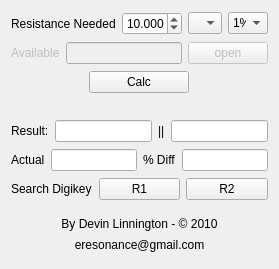
<?xml version="1.0" encoding="UTF-8"?>
<ui version="4.0">
 <class>ParResCalc</class>
 <widget class="QMainWindow" name="ParResCalc">
  <property name="geometry">
   <rect>
    <x>0</x>
    <y>0</y>
    <width>279</width>
    <height>269</height>
   </rect>
  </property>
  <property name="windowTitle">
   <string>ParResCalc</string>
  </property>
  <widget class="QWidget" name="centralWidget">
   <layout class="QVBoxLayout" name="verticalLayout">
    <item>
     <layout class="QHBoxLayout" name="horizontalLayout">
      <item>
       <widget class="QLabel" name="label">
        <property name="text">
         <string>Resistance Needed</string>
        </property>
       </widget>
      </item>
      <item>
       <widget class="QDoubleSpinBox" name="spnResNeeded">
        <property name="sizePolicy">
         <sizepolicy hsizetype="Fixed" vsizetype="Fixed">
          <horstretch>0</horstretch>
          <verstretch>0</verstretch>
         </sizepolicy>
        </property>
        <property name="minimumSize">
         <size>
          <width>60</width>
          <height>0</height>
         </size>
        </property>
        <property name="decimals">
         <number>3</number>
        </property>
        <property name="minimum">
         <double>1.000000000000000</double>
        </property>
        <property name="maximum">
         <double>999.990000000000009</double>
        </property>
        <property name="value">
         <double>10.000000000000000</double>
        </property>
       </widget>
      </item>
      <item>
       <widget class="QComboBox" name="cmbSuffix">
        <property name="sizePolicy">
         <sizepolicy hsizetype="Fixed" vsizetype="Fixed">
          <horstretch>0</horstretch>
          <verstretch>0</verstretch>
         </sizepolicy>
        </property>
        <property name="minimumSize">
         <size>
          <width>34</width>
          <height>0</height>
         </size>
        </property>
        <property name="currentIndex">
         <number>0</number>
        </property>
        <item>
         <property name="text">
          <string/>
         </property>
        </item>
        <item>
         <property name="text">
          <string>k</string>
         </property>
        </item>
        <item>
         <property name="text">
          <string>M</string>
         </property>
        </item>
       </widget>
      </item>
      <item>
       <widget class="QComboBox" name="cmbPercent">
        <property name="sizePolicy">
         <sizepolicy hsizetype="Fixed" vsizetype="Fixed">
          <horstretch>0</horstretch>
          <verstretch>0</verstretch>
         </sizepolicy>
        </property>
        <property name="minimumSize">
         <size>
          <width>40</width>
          <height>0</height>
         </size>
        </property>
        <property name="baseSize">
         <size>
          <width>0</width>
          <height>0</height>
         </size>
        </property>
        <property name="currentIndex">
         <number>0</number>
        </property>
        <item>
         <property name="text">
          <string>1%</string>
         </property>
        </item>
        <item>
         <property name="text">
          <string>5%</string>
         </property>
        </item>
       </widget>
      </item>
     </layout>
    </item>
    <item>
     <layout class="QHBoxLayout" name="horizontalLayout_3">
      <item>
       <widget class="QLabel" name="label_3">
        <property name="enabled">
         <bool>false</bool>
        </property>
        <property name="text">
         <string>Available</string>
        </property>
       </widget>
      </item>
      <item>
       <widget class="QLineEdit" name="txtResFile">
        <property name="enabled">
         <bool>false</bool>
        </property>
        <property name="text">
         <string/>
        </property>
       </widget>
      </item>
      <item>
       <widget class="QPushButton" name="btnOpen">
        <property name="enabled">
         <bool>false</bool>
        </property>
        <property name="minimumSize">
         <size>
          <width>50</width>
          <height>0</height>
         </size>
        </property>
        <property name="text">
         <string>open</string>
        </property>
       </widget>
      </item>
     </layout>
    </item>
    <item>
     <layout class="QHBoxLayout" name="horizontalLayout_6">
      <item>
       <widget class="QPushButton" name="btnCalc">
        <property name="maximumSize">
         <size>
          <width>100</width>
          <height>16777215</height>
         </size>
        </property>
        <property name="text">
         <string>Calc</string>
        </property>
       </widget>
      </item>
     </layout>
    </item>
    <item>
     <spacer name="verticalSpacer">
      <property name="orientation">
       <enum>Qt::Vertical</enum>
      </property>
      <property name="sizeType">
       <enum>QSizePolicy::Fixed</enum>
      </property>
      <property name="sizeHint" stdset="0">
       <size>
        <width>20</width>
        <height>20</height>
       </size>
      </property>
     </spacer>
    </item>
    <item>
     <layout class="QHBoxLayout" name="horizontalLayout_4">
      <item>
       <widget class="QLabel" name="label_4">
        <property name="text">
         <string>Result:</string>
        </property>
       </widget>
      </item>
      <item>
       <widget class="QLineEdit" name="txtR1">
        <property name="readOnly">
         <bool>true</bool>
        </property>
       </widget>
      </item>
      <item>
       <widget class="QLabel" name="label_5">
        <property name="text">
         <string>||</string>
        </property>
       </widget>
      </item>
      <item>
       <widget class="QLineEdit" name="txtR2">
        <property name="readOnly">
         <bool>true</bool>
        </property>
       </widget>
      </item>
     </layout>
    </item>
    <item>
     <layout class="QHBoxLayout" name="horizontalLayout_7">
      <item>
       <widget class="QLabel" name="label_6">
        <property name="text">
         <string>Actual</string>
        </property>
       </widget>
      </item>
      <item>
       <widget class="QLineEdit" name="txtActual">
        <property name="readOnly">
         <bool>true</bool>
        </property>
       </widget>
      </item>
      <item>
       <widget class="QLabel" name="label_7">
        <property name="text">
         <string>% Diff</string>
        </property>
       </widget>
      </item>
      <item>
       <widget class="QLineEdit" name="txtDiff">
        <property name="readOnly">
         <bool>true</bool>
        </property>
       </widget>
      </item>
     </layout>
    </item>
    <item>
     <layout class="QHBoxLayout" name="horizontalLayout_5">
      <item>
       <widget class="QLabel" name="label_8">
        <property name="text">
         <string>Search Digikey</string>
        </property>
       </widget>
      </item>
      <item>
       <widget class="QPushButton" name="btnSearchR1">
        <property name="maximumSize">
         <size>
          <width>100</width>
          <height>16777215</height>
         </size>
        </property>
        <property name="text">
         <string>R1</string>
        </property>
       </widget>
      </item>
      <item>
       <widget class="QPushButton" name="btnSearchR2">
        <property name="text">
         <string>R2</string>
        </property>
       </widget>
      </item>
     </layout>
    </item>
    <item>
     <spacer name="verticalSpacer_2">
      <property name="orientation">
       <enum>Qt::Vertical</enum>
      </property>
      <property name="sizeType">
       <enum>QSizePolicy::Fixed</enum>
      </property>
      <property name="sizeHint" stdset="0">
       <size>
        <width>20</width>
        <height>10</height>
       </size>
      </property>
     </spacer>
    </item>
    <item>
     <widget class="QLabel" name="label_10">
      <property name="sizePolicy">
       <sizepolicy hsizetype="Preferred" vsizetype="Fixed">
        <horstretch>0</horstretch>
        <verstretch>0</verstretch>
       </sizepolicy>
      </property>
      <property name="text">
       <string>By Devin Linnington - © 2010</string>
      </property>
      <property name="alignment">
       <set>Qt::AlignCenter</set>
      </property>
     </widget>
    </item>
    <item>
     <widget class="QLabel" name="label_9">
      <property name="sizePolicy">
       <sizepolicy hsizetype="Preferred" vsizetype="Fixed">
        <horstretch>0</horstretch>
        <verstretch>0</verstretch>
       </sizepolicy>
      </property>
      <property name="text">
       <string>eresonance@gmail.com</string>
      </property>
      <property name="alignment">
       <set>Qt::AlignCenter</set>
      </property>
     </widget>
    </item>
   </layout>
  </widget>
 </widget>
 <layoutdefault spacing="6" margin="11"/>
 <resources/>
 <connections>
  <connection>
   <sender>spnResNeeded</sender>
   <signal>editingFinished()</signal>
   <receiver>btnCalc</receiver>
   <slot>click()</slot>
   <hints>
    <hint type="sourcelabel">
     <x>158</x>
     <y>19</y>
    </hint>
    <hint type="destinationlabel">
     <x>136</x>
     <y>108</y>
    </hint>
   </hints>
  </connection>
 </connections>
</ui>
